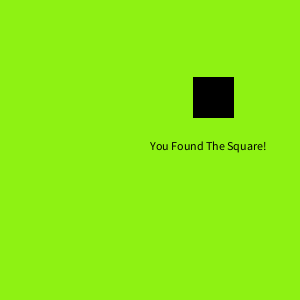
Frame 1 (no input)
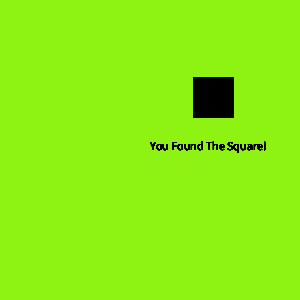
Frame 60 (the mouse pressed at the canvas centre just before this capture)
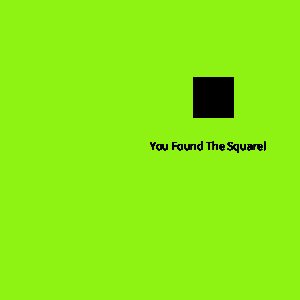
Frame 120 (the mouse held since frame 60 and released just before this capture)

The Processing sketch that drew these frames (run headless with seeded random() and noise(); from frame 60 on, the mouse is pressed at the canvas centre):

// Processing sketch: six
// ── six.pde
void setup() {
    size(300, 300);
    background(#8ef213);
}

//variables
boolean found = false;
float x_rand = random(0, 300);
float y_rand = random(0, 300);


void draw() {
    
    if (mouseX<x_rand+40 && mouseX>x_rand-40 && mouseY<y_rand+40 && mouseY>y_rand-40) {
        fill(0,0,0);
        found = true;
    }else if (found = true){
        fill(0,0,0);
        rect(x_rand, y_rand, 40, 40);
        text("You Found The Square!",150,150);
    }else{
        rect(x_rand, y_rand, 40, 40);
        background(#8ef213);
    }
}
